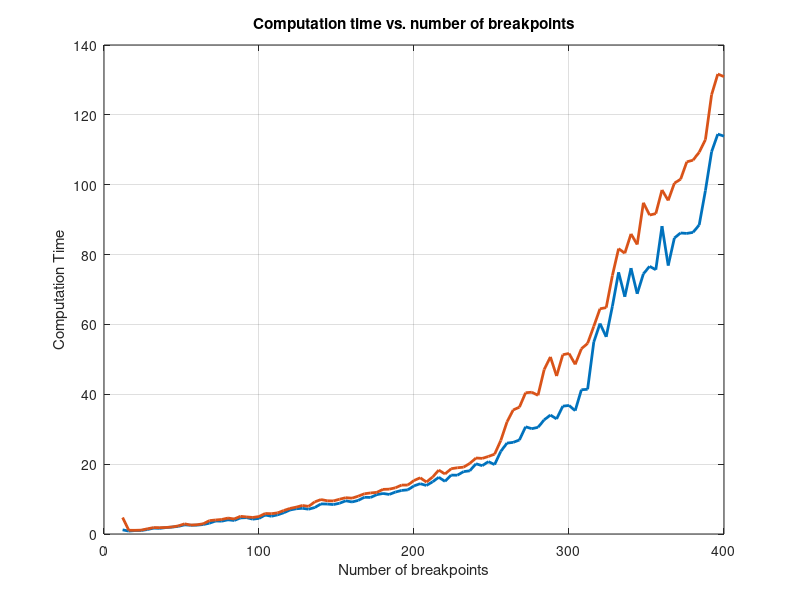

Write MATLAB code to recreate this figure.
%%CPLEX

%Trial 1
objs1 = [14.9363547960794	10.8197557663082	9.61922191005892	9.62049863144064	9.59543915026522	9.53556037015646	9.46368609963925	9.47438731039632	9.47975818002429	9.48491432953123	9.46764688445704	9.46580657716305	9.46104170321396	9.46573779937479	9.46030169592727	9.45993161739044	9.46032587337380	9.46319716999270	9.46053682956152	9.45778562896014	9.45816614714384	9.45981910092917	9.45921668502001	9.45800103726920	9.45862761947352	9.45915800968535	9.45847562100033	9.45740751017783	9.45791324491014	9.45826695616566	9.45832910684685	9.45771941973258	9.45790632475769	9.45781920050053	9.45790383488614	9.45743186197784	9.45761548940064	9.45769309358742	9.45796180486041	9.45754578742664	9.45748302172499	9.45746889471273	9.45769669600391	9.45744738439043	9.45744107471175	9.45753069514205	9.45769026922103	9.45743311576794	9.45734069489222	9.45741365398518	9.45755449933189	9.45744683202178	9.45741890267386	9.45745983237998	9.45758353772981	9.45741118117424	9.45734322714081	9.45740028611546	9.45744148325522	9.45746605880342	9.45737331990383	9.45741289972301	9.45738063385692	9.45743249953078	9.45733731824839	9.45743252175255	9.45740618615017	9.45743734806480	9.45733361817856	9.45733320837706	9.45737284657954	9.45744972268808	9.45740101110897	9.45735555254381	9.45736707411775	9.45739507507581	9.45731349444508	9.45734977456046	9.45734678196853	9.45737349986685	9.45741068654516	9.45735779582764	9.45738680277107	9.45739212921311	9.45734730979366	9.45733292460361	9.45742646237450	9.45736365465793	9.45735431908999	9.45733747543087	9.45733473565045	9.45737302242140	9.45737053788026	9.45735496507117	9.45735010022319	9.45734984207464	9.45735114792204	9.45732216793879];

yalmiptime1 = [0.409206300000001	0.105640300000001	0.0875343999999994	0.0983189000000001	0.0885353000000007	0.0885362000000019	0.0959541000000045	0.0864073000000016	0.0913158999999971	0.0877046999999995	0.0996490000000051	0.0897290999999996	0.0922223999999997	0.152215700000005	0.130409900000000	0.129487900000000	0.118568699999999	0.110752600000000	0.134867899999999	0.146593999999999	0.127709100000000	0.119785900000000	0.110267099999999	0.114739500000002	0.123556499999998	0.115913599999997	0.119141600000000	0.136785400000000	0.116176000000001	0.125688900000002	0.129277100000001	0.138428700000001	0.134880499999997	0.137747900000000	0.128406600000000	0.134080399999997	0.129090800000003	0.134887400000004	0.134374600000003	0.138438000000000	0.150085100000000	0.139999800000001	0.142910099999998	0.159377000000000	0.165696400000001	0.151857500000000	0.154945799999998	0.161251600000001	0.165207900000000	0.163543200000000	0.170427000000000	0.173514800000000	0.174828500000000	0.164507299999998	0.172280399999998	0.185839599999999	0.178776299999996	0.182966999999999	0.214762600000001	0.197860000000001	0.199651400000000	0.204894600000004	0.385100199999999	0.456647699999999	0.385729199999999	0.428555500000002	0.411383799999996	0.476597300000002	0.409705699999998	0.477610399999999	0.465656899999999	0.495711799999999	0.441596099999998	0.490771499999997	0.484191800000004	0.470375400000006	0.495683099999997	0.503632799999998	0.496988100000001	0.540249100000000	0.528420699999994	0.543526399999999	0.834712199999996	0.552275500000001	0.576903300000001	0.643194899999996	0.601581699999994	0.658161400000000	0.678826000000000	0.672132100000000	0.660469499999999	0.711439499999997	0.714859999999997	0.719198100000001	0.749563800000002	0.759247399999999	0.620858400000005	0.754667500000003];

solvertime1 = [0.105793700000000	0.0843597000000000	0.0834656000000000	0.0906811000000000	0.0864647000000000	0.0874638000000000	0.0850459000000000	0.0805927000000000	0.0806841000000000	0.0862953000000000	0.0963510000000000	0.0872709000000000	0.0877776000000000	0.116784300000000	0.128590100000000	0.134512100000000	0.132431300000000	0.133247400000000	0.133132100000000	0.146406000000000	0.142290900000000	0.139214100000000	0.124732900000000	0.134260500000000	0.133443500000000	0.129086400000000	0.132858400000000	0.137214600000000	0.116824000000000	0.146311100000000	0.138722900000000	0.141571300000000	0.150119500000000	0.133252100000000	0.143593400000000	0.136919600000000	0.134909200000000	0.147112600000000	0.126625400000000	0.132562000000000	0.134914900000000	0.128000200000000	0.120089900000000	0.139623000000000	0.147303600000000	0.124142500000000	0.157054200000000	0.121748400000000	0.139792100000000	0.138456800000000	0.140573000000000	0.137485200000000	0.156171500000000	0.162492700000000	0.145719600000000	0.139160400000000	0.155223700000000	0.159033000000000	0.158237400000000	0.152140000000000	0.148348600000000	0.147105400000000	0.170899800000000	0.214352300000000	0.160270800000000	0.183444500000000	0.233616200000000	0.161402700000000	0.190294300000000	0.184389600000000	0.187343100000000	0.172288200000000	0.181403900000000	0.169228500000000	0.178808200000000	0.176624600000000	0.176316900000000	0.253367200000000	0.177011900000000	0.177750900000000	0.184579300000000	0.313473600000000	0.307287800000000	0.215724500000000	0.204096700000000	0.190805100000000	0.175418300000000	0.178838600000000	0.277174000000000	0.187867900000000	0.199530500000000	0.201560500000000	0.198140000000000	0.234801900000000	0.246436200000000	0.236752600000000	0.209141600000000	0.201332500000000];

cputime = [];

tictoctime1 = [1.18780240000000	0.836281700000000	0.989110700000000	1.19776310000000	1.27946860000000	1.83521140000000	1.67605310000000	1.86759680000000	1.98619860000000	2.23093520000000	2.62869210000000	2.66162410000000	2.65528050000000	3.09282600000000	4.58935300000000	4.52244710000000	4.70949710000000	4.06989720000000	4.48644740000000	5.48709830000000	5.07242560000000	4.81715720000000	5.17849510000000	6.04613720000000	6.25837690000000	6.04203560000000	6.66680530000000	7.33653080000000	7.43926730000000	8.23834510000000	8.96595480000000	10.0890667000000	11.0847383000000	9.39223790000000	9.33345960000000	10.1967770000000	9.83003240000000	10.3196062000000	10.8228794000000	11.3365752000000	12.3308768000000	12.1913040000000	12.9078867000000	13.3617689000000	13.6956596000000	14.2890546000000	14.0912705000000	15.4234366000000	16.3648213000000	16.2576397000000	16.9500639000000	18.6403529000000	17.8680976000000	18.6705559000000	19.0840923000000	17.8584731000000	21.2825322000000	21.6217652000000	21.4348443000000	22.4650344000000	23.9873216000000	27.8858479000000	38.1306064000000	48.2493137000000	49.2196446000000	53.9925470000000	53.2838296000000	50.6214012000000	62.3228565000000	58.9533633000000	56.0433491000000	63.5287317000000	63.8702844000000	61.4050727000000	65.7847780000000	69.8019736000000	62.1708707000000	69.2187396000000	71.3728981000000	77.5085531000000	83.4450208000000	87.5520901000000	93.4398025000000	93.0534283000000	109.517434200000	102.185803100000	100.166818200000	104.340440500000	107.547726900000	110.964070100000	110.487380700000	118.585625600000	119.637601600000	115.453609800000	123.309625400000	143.609974700000	140.639558200000	135.304937300000];




% 2nd trial
objs2 = [14.9363547960794	10.8197557663082	9.61922191005892	9.62049863144064	9.59543915026522	9.53556037015646	9.46368609963925	9.47438731039632	9.47975818002429	9.48491432953123	9.46764688445704	9.46580657716305	9.46104170321396	9.46573779937479	9.46030169592727	9.45993161739044	9.46032587337380	9.46319716999270	9.46053682956152	9.45778562896014	9.45816614714384	9.45981910092917	9.45921668502001	9.45800103726920	9.45862761947352	9.45915800968535	9.45847562100033	9.45740751017783	9.45791324491014	9.45826695616566	9.45832910684685	9.45771941973258	9.45790632475769	9.45781920050053	9.45790383488614	9.45743186197784	9.45761548940064	9.45769309358742	9.45796180486041	9.45754578742664	9.45748302172499	9.45746889471273	9.45769669600391	9.45744738439043	9.45744107471175	9.45753069514205	9.45769026922103	9.45743311576794	9.45734069489222	9.45741365398518	9.45755449933189	9.45744683202178	9.45741890267386	9.45745983237998	9.45758353772981	9.45741118117424	9.45734322714081	9.45740028611546	9.45744148325522	9.45746605880342	9.45737331990383	9.45741289972301	9.45738063385692	9.45743249953078	9.45733731824839	9.45743252175255	9.45740618615017	9.45743734806480	9.45733361817856	9.45733320837706	9.45737284657954	9.45744972268808	9.45740101110897	9.45735555254381	9.45736707411775	9.45739507507581	9.45731349444508	9.45734977456046	9.45734678196853	9.45737349986685	9.45741068654516	9.45735779582764	9.45738680277107	9.45739212921311	9.45734730979366	9.45733292460361	9.45742646237450	9.45736365465793	9.45735431908999	9.45733747543087	9.45733473565045	9.45737302242140	9.45737053788026	9.45735496507117	9.45735010022319	9.45734984207464	9.45735114792204	9.45732216793879];

yalmiptime2 = [0.779534100000001	0.149149200000000	0.244520100000000	0.0975517000000000	0.245937700000000	0.127525700000000	0.191482900000001	0.0992847999999992	0.118707600000000	0.103267199999998	0.120275500000000	0.101017699999999	0.109647300000001	0.115362299999999	0.154639400000000	0.102276700000002	0.134189500000001	0.109940600000005	0.130557099999999	0.135193500000001	0.131292999999997	0.101248800000000	0.107306900000000	0.112250000000000	0.112404200000000	0.109894800000001	0.109849200000003	0.116252900000003	0.124478999999994	0.119198300000003	0.115685700000006	0.122284400000000	0.127422699999999	0.123664599999998	0.127806900000002	0.124985899999999	0.127998399999999	0.130454599999999	0.129757600000000	0.141981100000000	0.131307700000001	0.140884400000004	0.140173799999999	0.147185200000000	0.145758799999999	0.148164000000002	0.149709000000000	0.146832600000004	0.152042400000000	0.147678299999999	0.154586100000000	0.153909900000003	0.169084499999999	0.163701599999997	0.156656400000003	0.164561900000004	0.175329300000002	0.180759000000004	0.174093500000006	0.189531900000002	0.179368000000001	0.183573900000001	0.190530799999997	0.173978000000001	0.196666200000001	0.195098099999997	0.199000999999999	0.215942999999998	0.198792200000001	0.216269100000003	0.220369000000001	0.216227400000000	0.220161400000005	0.210791400000000	0.287346900000001	0.252835499999999	0.476636300000001	0.520630900000003	0.486122000000000	0.462827599999999	0.540503199999998	0.493865900000000	0.507120299999998	0.538348700000001	0.582916300000002	0.691597400000001	0.658914299999993	0.592271400000004	0.656994000000000	0.668183900000000	0.612795899999997	0.658566400000001	0.651467499999997	0.682588500000002	0.726059900000001	0.685344099999998	0.702091900000000	0.899895700000000];

tictoctime2 = [4.28810630000000	0.966414600000000	1.01669500000000	1.00137460000000	1.61992710000000	1.99202980000000	2.16671190000000	1.89615360000000	2.01353040000000	2.19105470000000	2.73588210000000	2.49848390000000	2.53443620000000	2.95311470000000	3.80264530000000	3.72244820000000	4.10155260000000	5.11375020000000	3.86951900000000	4.61117860000000	4.89487060000000	4.25249620000000	4.47441500000000	5.43288240000000	5.08154320000000	5.48854400000000	6.08889910000000	6.88328310000000	7.22857750000000	7.35621500000000	7.10603200000000	7.58453620000000	8.61897620000000	8.57902080000000	8.42536880000000	8.80967740000000	9.51213540000000	9.16662850000000	9.61726290000000	10.5203014000000	10.4702772000000	11.2672626000000	11.6098182000000	11.3289966000000	12.0095412000000	12.4722020000000	12.6409672000000	13.7796043000000	14.4026353000000	13.8991142000000	14.9446001000000	16.2384372000000	15.0675815000000	16.8585239000000	16.8370668000000	18.1918284000000	18.0938174000000	20.1026661000000	19.5624528000000	20.7192524000000	19.8752167000000	23.6715129000000	26.0229842000000	26.2371571000000	26.9170326000000	30.6908790000000	30.1524372000000	30.5437201000000	32.6831385000000	34.0512034000000	32.9488461000000	36.5978239000000	36.8024411000000	35.3227324000000	41.2989889000000	41.4300947000000	61.2484935000000	63.9772606000000	66.6201337000000	79.3018366000000	86.7309786000000	85.6662508000000	88.1641593000000	86.8430829000000	100.488644000000	95.1241476000000	99.3446479000000	102.977491200000	102.087481400000	105.632603500000	108.030623300000	114.993938800000	115.086084900000	123.978203600000	117.044556900000	124.268818300000	139.922631700000	143.614435000000];

solvertime2=[0.177465900000000	0.0728508000000000	0.0654799000000000	0.0674483000000000	0.0950623000000000	0.0854743000000000	0.104517100000000	0.0817152000000000	0.0772924000000000	0.0727328000000000	0.0917245000000000	0.0729823000000000	0.0773527000000000	0.0756377000000000	0.0953606000000000	0.0707233000000000	0.0848105000000000	0.0860594000000000	0.0954429000000000	0.0868065000000000	0.0957070000000000	0.0757512000000000	0.0826931000000000	0.0807500000000000	0.0865958000000000	0.0801052000000000	0.0871508000000000	0.0957471000000000	0.0915210000000000	0.0898017000000000	0.101314300000000	0.0997156000000000	0.101577300000000	0.0843354000000000	0.0861931000000000	0.0860141000000000	0.0890016000000000	0.0895454000000000	0.0922424000000000	0.0950189000000000	0.0876923000000000	0.0891156000000000	0.0918262000000000	0.109814800000000	0.0992412000000000	0.100836000000000	0.0942910000000000	0.0951674000000000	0.107957600000000	0.101321700000000	0.0984139000000000	0.107090100000000	0.105915500000000	0.113298400000000	0.110343600000000	0.117438100000000	0.106670700000000	0.119241000000000	0.112906500000000	0.108468100000000	0.106632000000000	0.0994261000000000	0.106469200000000	0.103022000000000	0.115333800000000	0.0899019000000000	0.116999000000000	0.111057000000000	0.113207800000000	0.105730900000000	0.111631000000000	0.110772600000000	0.0948386000000000	0.103208600000000	0.108653100000000	0.104164500000000	0.123363700000000	0.170369100000000	0.129878000000000	0.119172400000000	0.152496800000000	0.116134100000000	0.118879700000000	0.122651300000000	0.166083700000000	0.198402600000000	0.167085700000000	0.134728600000000	0.154006000000000	0.151816100000000	0.129204100000000	0.130433600000000	0.130532500000000	0.121411500000000	0.117940100000000	0.141655900000000	0.121908100000000	0.222104300000000];



% 3rd trial

objs3 = [14.9363547960794	10.8197557663082	9.61922191005892	9.62049863144064	9.59543915026522	9.53556037015646	9.46368609963925	9.47438731039632	9.47975818002429	9.48491432953123	9.46764688445704	9.46580657716305	9.46104170321396	9.46573779937479	9.46030169592727	9.45993161739044	9.46032587337380	9.46319716999270	9.46053682956152	9.45778562896014	9.45816614714384	9.45981910092917	9.45921668502001	9.45800103726920	9.45862761947352	9.45915800968535	9.45847562100033	9.45740751017783	9.45791324491014	9.45826695616566	9.45832910684685	9.45771941973258	9.45790632475769	9.45781920050053	9.45790383488614	9.45743186197784	9.45761548940064	9.45769309358742	9.45796180486041	9.45754578742664	9.45748302172499	9.45746889471273	9.45769669600391	9.45744738439043	9.45744107471175	9.45753069514205	9.45769026922103	9.45743311576794	9.45734069489222	9.45741365398518	9.45755449933189	9.45744683202178	9.45741890267386	9.45745983237998	9.45758353772981	9.45741118117424	9.45734322714081	9.45740028611546	9.45744148325522	9.45746605880342	9.45737331990383	9.45741289972301	9.45738063385692	9.45743249953078	9.45733731824839	9.45743252175255	9.45740618615017	9.45743734806480	9.45733361817856	9.45733320837706	9.45737284657954	9.45744972268808	9.45740101110897	9.45735555254381	9.45736707411775	9.45739507507581	9.45731349444508	9.45734977456046	9.45734678196853	9.45737349986685	9.45741068654516	9.45735779582764	9.45738680277107	9.45739212921311	9.45734730979366	9.45733292460361	9.45742646237450	9.45736365465793	9.45735431908999	9.45733747543087	9.45733473565045	9.45737302242140	9.45737053788026	9.45735496507117	9.45735010022319	9.45734984207464	9.45735114792204	9.45732216793879];

yalmiptime3 = [1.29028530000000	0.236388900000001	0.280555500000001	0.111062100000001	0.219487700000000	0.0986514000000014	0.122706400000000	0.100743399999998	0.113536099999999	0.125371400000000	0.125055500000000	0.0994971000000023	0.100080299999998	0.125866700000001	0.125192499999997	0.128854699999998	0.143975599999998	0.126463999999999	0.123929099999997	0.142054199999999	0.139988700000000	0.138075600000000	0.145553099999998	0.145399000000002	0.141795200000003	0.151420999999993	0.140881499999995	0.142127400000000	0.147858899999998	0.171297700000000	0.169799300000000	0.153261800000002	0.150284799999996	0.173868700000001	0.152120700000002	0.159868900000001	0.153759800000001	0.174734900000001	0.177814199999999	0.169819999999996	0.162730300000000	0.173356900000001	0.164604000000002	0.179384200000004	0.168712400000004	0.175497100000001	0.187544800000003	0.177507900000004	0.186323100000000	0.160730899999998	0.202875400000000	0.203457300000000	0.188695700000000	0.200356400000002	0.218202900000006	0.199866399999999	0.234318499999996	0.216186500000000	0.222255500000000	0.266259899999998	0.299561899999999	0.227145200000001	0.245205500000001	0.230151999999999	0.229721200000000	0.283296599999997	0.291317499999999	0.277525500000000	0.292493299999999	0.453286800000002	0.517540999999997	0.294135499999997	0.491601299999999	0.472172899999998	0.406999899999999	0.527331500000000	0.537083600000000	0.613445600000000	0.347003200000002	0.579316700000000	0.589898300000000	0.524484100000000	0.623530300000000	0.624781699999996	0.643070900000000	0.520254700000000	0.652825499999998	0.630549000000000	0.428269900000000	0.682788200000004	0.653220000000000	0.674420800000005	0.464287200000000	0.620953400000002	0.732088600000000	0.734951000000000	0.527591399999999	0.758753099999999];

solvertime3 = [0.218714700000000	0.101611100000000	0.0804445000000000	0.0729379000000000	0.100512300000000	0.0783486000000000	0.0862936000000000	0.0752566000000000	0.0864639000000000	0.0896286000000000	0.0989445000000000	0.0855029000000000	0.0759197000000000	0.0991333000000000	0.0988075000000000	0.0791453000000000	0.104024400000000	0.0995360000000000	0.100070900000000	0.0899458000000000	0.100011300000000	0.101924400000000	0.0944469000000000	0.103601000000000	0.0992048000000000	0.104579000000000	0.0991185000000000	0.0988726000000000	0.109141100000000	0.102702300000000	0.199200700000000	0.118738200000000	0.122715200000000	0.0911313000000000	0.0968793000000000	0.0971311000000000	0.103240200000000	0.0992651000000000	0.103185800000000	0.103180000000000	0.102269700000000	0.106643100000000	0.107396000000000	0.111615800000000	0.113287600000000	0.242502900000000	0.117455200000000	0.104492100000000	0.109676900000000	0.0962691000000000	0.120124600000000	0.119542700000000	0.116304300000000	0.112643600000000	0.117797100000000	0.113133600000000	0.102681500000000	0.120813500000000	0.111744500000000	0.127740100000000	0.118438100000000	0.101854800000000	0.0997945000000000	0.123848000000000	0.116278800000000	0.126703400000000	0.111682500000000	0.109474500000000	0.192506700000000	0.149713200000000	0.148459000000000	0.130864500000000	0.225398700000000	0.104827100000000	0.178000100000000	0.170668500000000	0.152916400000000	0.179554400000000	0.151996800000000	0.166683300000000	0.140101700000000	0.100515900000000	0.129469700000000	0.136218300000000	0.132929100000000	0.145745300000000	0.156174500000000	0.186451000000000	0.158730100000000	0.166211800000000	0.132780000000000	0.131579200000000	0.135712800000000	0.116046600000000	0.190911400000000	0.149049000000000	0.125408600000000	0.147246900000000];

tictoctime3 = [8.67026810000000	1.39504880000000	1.16267800000000	1.11870970000000	1.57224060000000	1.68442300000000	1.62066780000000	1.84372330000000	2.04259740000000	2.55195430000000	3.35907550000000	2.52739630000000	2.75871210000000	2.71184530000000	3.09416390000000	3.79251260000000	3.67619400000000	4.51819450000000	4.54315230000000	5.09376560000000	4.68439860000000	5.14380980000000	5.34481510000000	6.14953050000000	6.10114290000000	6.61813580000000	7.43592320000000	7.74117530000000	8.39653790000000	8.90884560000000	7.66159090000000	9.93690780000000	9.89125150000000	10.5792826000000	10.6462886000000	10.8745561000000	11.8326536000000	11.2908906000000	12.0249412000000	12.7226490000000	12.4534993000000	12.3100724000000	13.8102752000000	13.8284583000000	13.9723534000000	15.2617097000000	15.3082238000000	16.7195825000000	17.5252385000000	14.4916227000000	16.9848563000000	19.9943840000000	18.5905377000000	20.5545232000000	20.9735720000000	21.3695690000000	21.2634917000000	23.5576517000000	23.9489606000000	23.4153884000000	24.7105082000000	28.7917566000000	32.1058700000000	32.0617931000000	32.7954820000000	36.6315101000000	38.3385006000000	37.9468656000000	46.3010948000000	59.0849706000000	46.6943729000000	53.8503301000000	54.4024700000000	48.9491489000000	52.0058837000000	52.4974411000000	54.9705127000000	60.2582492000000	56.4415858000000	65.2211822000000	74.9273577000000	67.9238829000000	76.1253371000000	68.7662012000000	74.4913728000000	76.6331814000000	75.6605302000000	88.1496443000000	76.8527222000000	84.7619631000000	86.1793931000000	86.0562973000000	86.3554798000000	88.4777085000000	98.2951812000000	109.439003800000	114.490478400000	113.897840500000];


gran = [3:100];
gran=4*gran;

%Min graph
obj_min = [];
yalmiptime_min=[];
solvertime_min=[];
tictoctime_min=[];
for i=1:size(objs1,2)
    yalmiptime_min = [yalmiptime_min, min([yalmiptime3(i),yalmiptime2(i),yalmiptime1(i)])];
    solvertime_min = [solvertime_min, min([solvertime3(i),solvertime2(i),solvertime1(i)])];
    tictoctime_min = [tictoctime_min, min([tictoctime3(i),tictoctime2(i),tictoctime1(i)])];
end

% plot(gran, objs, 'LineWidth', 1.5);
% grid on;
% title('Objective values vs. number of breakpoints')
% 
% xlabel('Number of breakpoints') 
% ylabel('Objective Values') 


plot(gran, tictoctime_min, 'LineWidth', 2);
grid on;
title('Computation time vs. number of breakpoints')

xlabel('Number of breakpoints') 
ylabel('Computation Time') 
hold on;

%Avg graph
obj_avg = (objs1+objs2+objs3)/3;
yalmiptime_avg = (yalmiptime1+yalmiptime2+yalmiptime3)/3;
solvertime_avg = (solvertime1+solvertime2+solvertime3)/3;
tictoctime_avg = (tictoctime1+tictoctime2+tictoctime3)/3;

% plot(gran, obj_avg, 'LineWidth', 1.5);
% grid on;
% title('Objective values vs. number of breakpoints')
% 
% xlabel('Number of breakpoints') 
% ylabel('Objective Values') 


plot(gran, tictoctime_avg, 'LineWidth', 2);
grid on;
title('Computation time vs. number of breakpoints')

xlabel('Number of breakpoints') 
ylabel('Computation Time') 